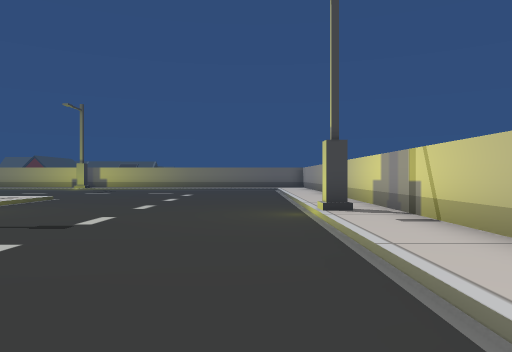
[1] (above)

17 first-person views from a walk through a scene from a Unity 3-D project. The camera is 1.4 m above the floor, looks level and sees 70° across. The floor is counted in squares, 2 m on a side. Each view is taken from the middle of a square. On the plan, view 1 faces up. The plan holds only what a view shows up to about 11 squares ahead; the rest is blank. The place goes on beyond the plan. The player is left out.

[2]
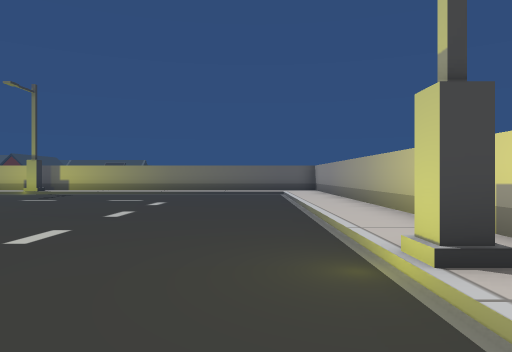

[3]
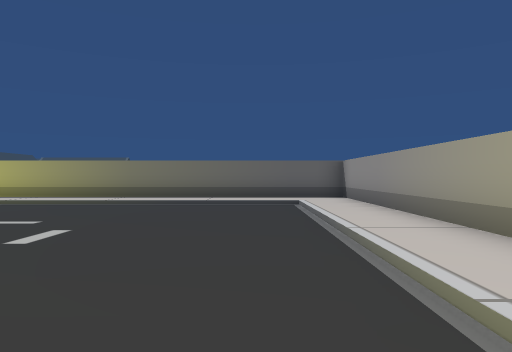

[4]
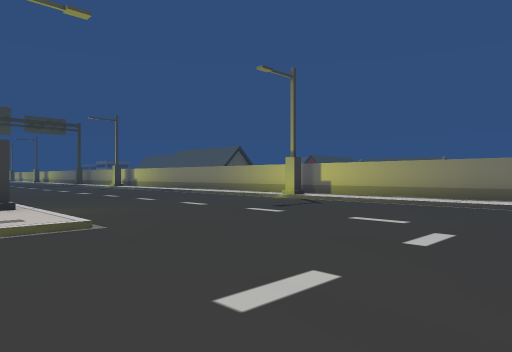

[5]
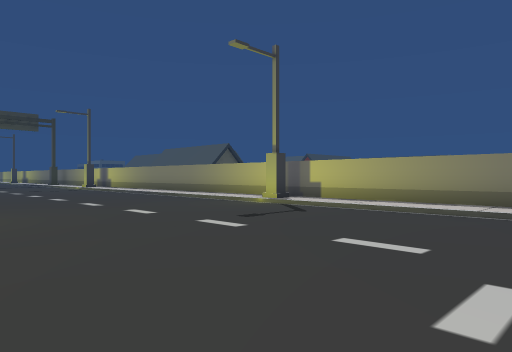

[6]
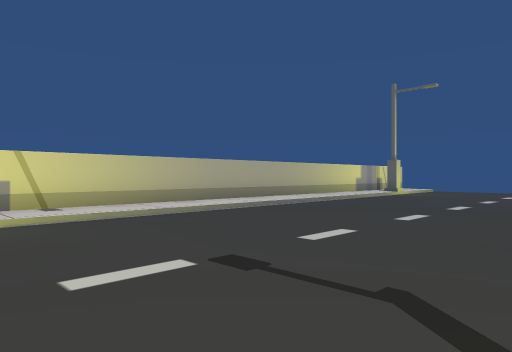

[7]
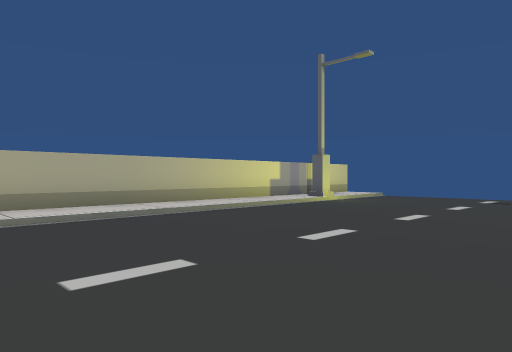

[8]
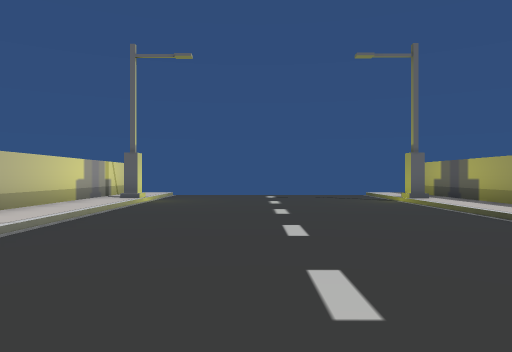

[9]
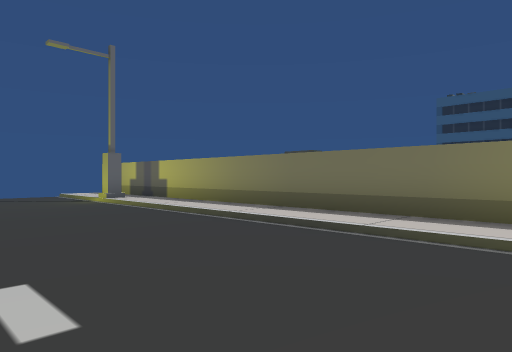

[10]
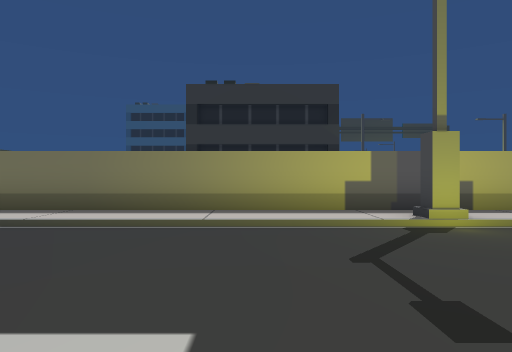

[11]
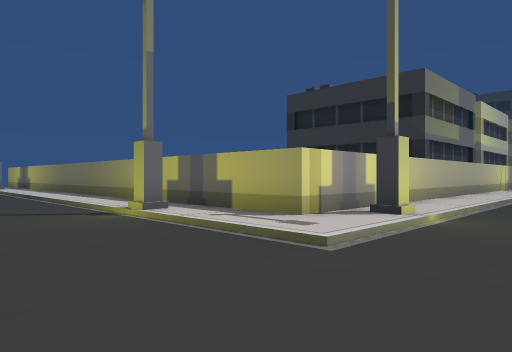

[12]
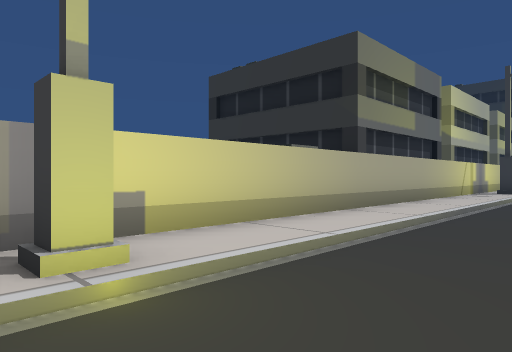

[13]
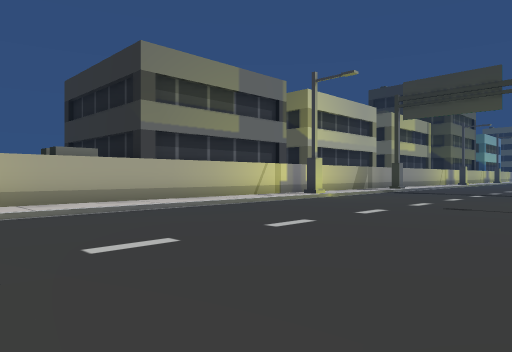

[14]
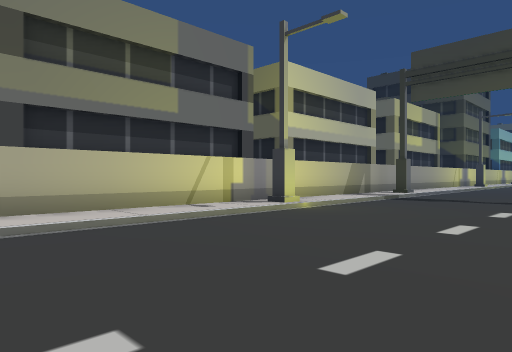

[15]
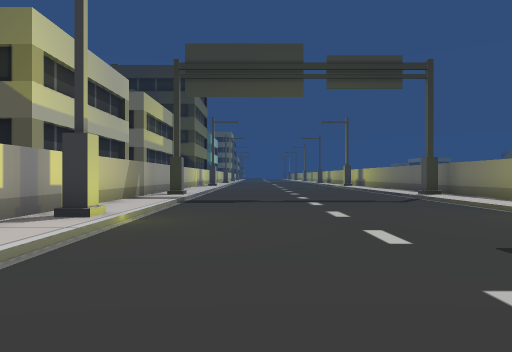

[16]
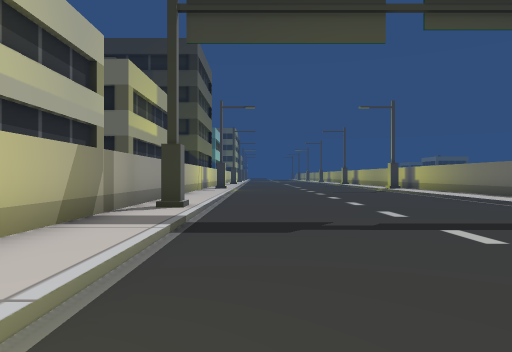

[17]
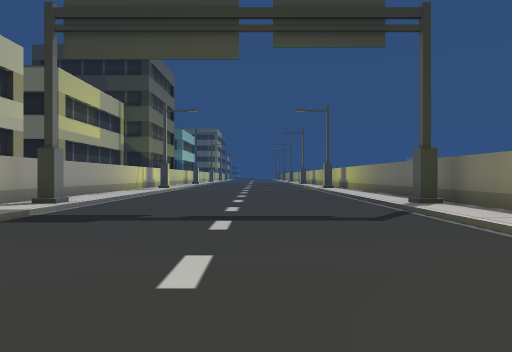

### Floor plan
Key: @ floor where view 1 was taken; # wall or solid block; . main floor; : floor 0.25 m higher than the main floor; / step, stairs or slope.
Columns run from 33 left of view 1 to 3 right of it. Each row starts with its distance up from view 1.
 20                         #############
 19 ::::#::::              :/:::::::::::#
 18 //////////        // //////////////:#
 17 ............ ...................../:#
 16 ................................../:#
 15 ................................../:#
 14 ................................../:#
 13 ................................../:#
 12 ................................../:#
 11 ////////////////////////////....../:#
 10 ::::/:::::/:::::::::::::/::/....../:#
  9  #########################:/....../:#
  8                          #:/....../:#
  7                          #:#......#:#
  6                          #:/....../:#
  5                          #:/....../:#
  4                          #:/....../:#
  3                          #:/....../:#
  2                          #:/....../:#
  1                          #:/....../:#
  0                          #:/.....@/:#
 -1                          #:/....../:#
 -2                          #:/....../:#
 -3                          #:/....../:#
 -4                          #:/....../:#
 -5                          #:/....../:#
 -6                          #:/....../:#
 -7                          #:#......#:#
 -8                          #:/....../:#
 -9                            /......
-10                             .....

Positions as (right, up) in squares from view 1, and headings:
1: (0, 0), facing up
2: (0, 4), facing up
3: (0, 9), facing up
4: (-1, 9), facing up-left
5: (-2, 11), facing up-left
6: (-5, 7), facing down-right
7: (-5, 2), facing down-right
8: (-2, 3), facing down
9: (-2, 3), facing down-left
10: (-1, 4), facing left
11: (-3, 13), facing down-left
12: (-8, 13), facing down-left
13: (-12, 18), facing down-left
14: (-16, 16), facing down-left
15: (-17, 13), facing left
16: (-22, 12), facing left
17: (-21, 15), facing left
